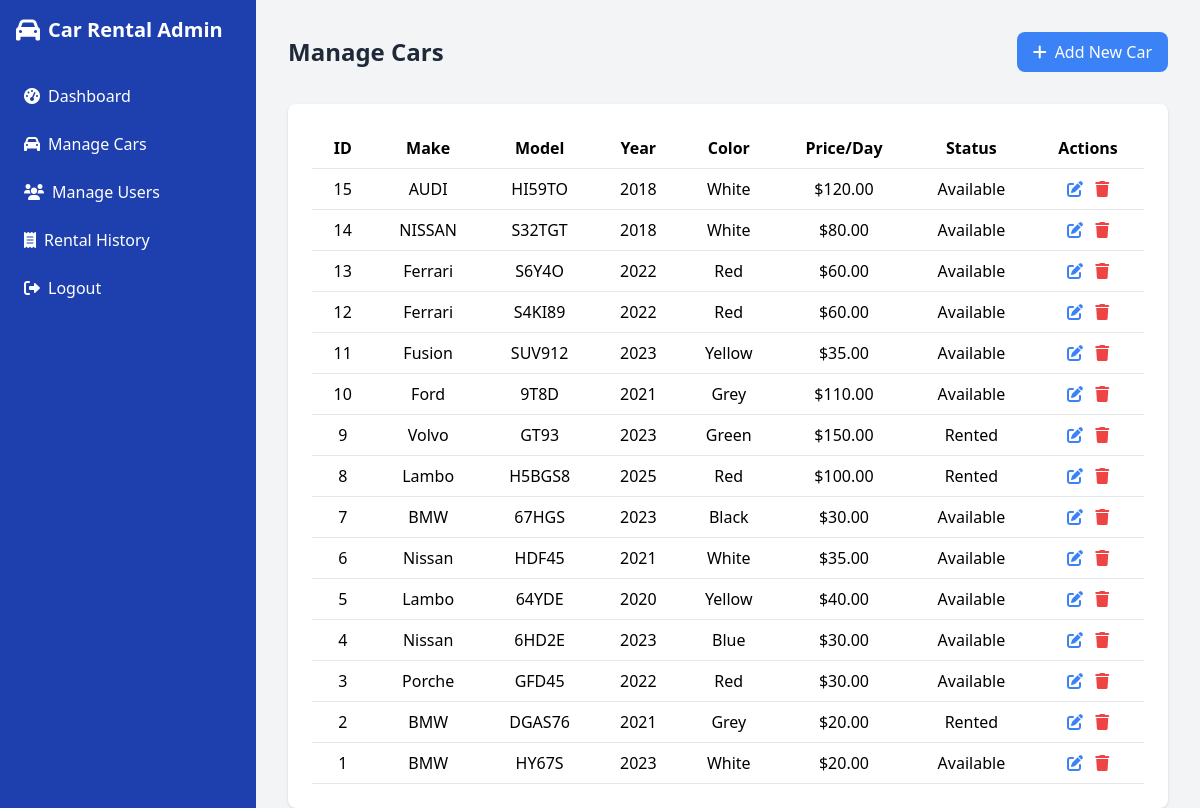
The page /admin/cars.php (signed in) on the database its author committed.
### tables this page shows
CREATE TABLE cars (
  id int(11) NOT NULL,
  make varchar(50) NOT NULL,
  model varchar(50) NOT NULL,
  year int(11) NOT NULL,
  color varchar(30) NOT NULL,
  price_per_day decimal(10,2) NOT NULL,
  available tinyint(1) DEFAULT 1,
  image_path varchar(255) DEFAULT NULL,
  created_at timestamp NOT NULL DEFAULT current_timestamp()
);

### admin/cars.php (the view, shortened to what this page needs)
<!DOCTYPE html>
<html lang="en">
<head>
    <script src="https://cdn.tailwindcss.com"></script>
    <link rel="stylesheet" href="https://cdnjs.cloudflare.com/ajax/libs/font-awesome/6.0.0-beta3/css/all.min.css">
</head>
<body class="bg-gray-100">
    <div class="flex h-screen">
        <?php include 'dashboard.php'; ?>
        <div class="flex-1 p-8">
            <div class="flex justify-between items-center mb-8">
                <h2 class="text-2xl font-bold text-gray-800">Manage Cars</h2>
                <a href="add_car.php" class="bg-blue-500 text-white px-4 py-2 rounded-lg hover:bg-blue-600 transition duration-200">
                    <i class="fas fa-plus mr-2"></i>Add New Car
                </a>
            </div>
            <div class="bg-white p-6 rounded-lg shadow">
                <div class="overflow-x-auto">
                    <table class="min-w-full bg-white">
                        <thead>
                            <tr>
                                <th class="py-2 px-4 border-b" style="text-align: center">ID</th>
                                <th class="py-2 px-4 border-b">Make</th>
                                <th class="py-2 px-4 border-b">Model</th>
                                <th class="py-2 px-4 border-b">Year</th>
                                <th class="py-2 px-4 border-b">Color</th>
                                <th class="py-2 px-4 border-b">Price/Day</th>
                                <th class="py-2 px-4 border-b">Status</th>
                                <th class="py-2 px-4 border-b">Actions</th>
                            </tr>
                        </thead>
                        <tbody>
                            <?php
                            $stmt = $conn->query("SELECT * FROM cars ORDER BY id DESC");
                            while ($car = $stmt->fetch(PDO::FETCH_ASSOC)) {
                                echo "<tr>";
                                echo "<td class='py-2 px-4 border-b' style='text-align: center'>{$car['id']}</td>";
                                echo "<td class='py-2 px-4 border-b' style='text-align: center'>{$car['make']}</td>";
                                echo "<td class='py-2 px-4 border-b' style='text-align: center'>{$car['model']}</td>";
                                echo "<td class='py-2 px-4 border-b' style='text-align: center'>{$car['year']}</td>";
                                echo "<td class='py-2 px-4 border-b' style='text-align: center'>{$car['color']}</td>";
                                echo "<td class='py-2 px-4 border-b' style='text-align: center'>\${$car['price_per_day']}</td>";
                                echo "<td class='py-2 px-4 border-b' style='text-align: center'>" . ($car['available'] ? 'Available' : 'Rented') . "</td>";
                                echo "<td class='py-2 px-4 border-b' style='text-align: center'>
                                        <a href='edit_car.php?id={$car['id']}' class='text-blue-500 hover:text-blue-700 mr-2'>
                                            <i class='fas fa-edit'></i>
                                        </a>
                                        <a href='cars.php?delete={$car['id']}' class='text-red-500 hover:text-red-700' onclick=\"return confirm('Are you sure you want to delete this car?');\">
                                            <i class='fas fa-trash'></i>
                                        </a>
                                    </td>";
                                echo "</tr>";
                            }
                            ?>
                        </tbody>
                    </table>
                </div>
            </div>
        </div>
    </div>
</body>
</html>

### admin/dashboard.php (shortened to what this page needs)
<!DOCTYPE html>
<html lang="en">
<head>
    <script src="https://cdn.tailwindcss.com"></script>
    <link rel="stylesheet" href="https://cdnjs.cloudflare.com/ajax/libs/font-awesome/6.0.0-beta3/css/all.min.css">
</head>
<body class="bg-gray-100">
    <div class="flex h-screen">
        <div class="bg-blue-800 text-white w-64 p-4">
            <div class="flex items-center space-x-2 mb-8">
                <i class="fas fa-car text-2xl"></i>
                <a href="../admin/dashboard.php"><h1 class="text-xl font-bold">Car Rental Admin</h1></a>
            </div>
            <nav>
                <ul class="space-y-2">
                    <li>
                        <a href="dashboard.php" class="flex items-center space-x-2 p-2 rounded hover:bg-blue-700">
                            <i class="fas fa-tachometer-alt"></i>
                            <span>Dashboard</span>
                        </a>
                    </li>
                    <li>
                        <a href="cars.php" class="flex items-center space-x-2 p-2 rounded hover:bg-blue-700">
                            <i class="fas fa-car"></i>
                            <span>Manage Cars</span>
                        </a>
                    </li>
                    <li>
                        <a href="users.php" class="flex items-center space-x-2 p-2 rounded hover:bg-blue-700">
                            <i class="fas fa-users"></i>
                            <span>Manage Users</span>
                        </a>
                    </li>
                    <li>
                        <a href="rentals.php" class="flex items-center space-x-2 p-2 rounded hover:bg-blue-700">
                            <i class="fas fa-receipt"></i>
                            <span>Rental History</span>
                        </a>
                    </li>
                    <li>
                        <a href="../includes/logout.php" class="flex items-center space-x-2 p-2 rounded hover:bg-blue-700">
                            <i class="fas fa-sign-out-alt"></i>
                            <span>Logout</span>
                        </a>
                    </li>
                </ul>
            </nav>
        </div>
    </div>
</body>
</html>

### rows shown on the page
cars: id "15", make "AUDI", model "HI59TO", year "2018", color "White", price_per_day "120.00", available "Available"
cars: id "14", make "NISSAN", model "S32TGT", year "2018", color "White", price_per_day "80.00", available "Available"
cars: id "13", make "Ferrari", model "S6Y4O", year "2022", color "Red", price_per_day "60.00", available "Available"
cars: id "12", make "Ferrari", model "S4KI89", year "2022", color "Red", price_per_day "60.00", available "Available"
cars: id "11", make "Fusion", model "SUV912", year "2023", color "Yellow", price_per_day "35.00", available "Available"
cars: id "10", make "Ford", model "9T8D", year "2021", color "Grey", price_per_day "110.00", available "Available"
cars: id "9", make "Volvo", model "GT93", year "2023", color "Green", price_per_day "150.00", available "Rented"
cars: id "8", make "Lambo", model "H5BGS8", year "2025", color "Red", price_per_day "100.00", available "Rented"
cars: id "7", make "BMW", model "67HGS", year "2023", color "Black", price_per_day "30.00", available "Available"
cars: id "6", make "Nissan", model "HDF45", year "2021", color "White", price_per_day "35.00", available "Available"
cars: id "5", make "Lambo", model "64YDE", year "2020", color "Yellow", price_per_day "40.00", available "Available"
cars: id "4", make "Nissan", model "6HD2E", year "2023", color "Blue", price_per_day "30.00", available "Available"
cars: id "3", make "Porche", model "GFD45", year "2022", color "Red", price_per_day "30.00", available "Available"
cars: id "2", make "BMW", model "DGAS76", year "2021", color "Grey", price_per_day "20.00", available "Rented"
cars: id "1", make "BMW", model "HY67S", year "2023", color "White", price_per_day "20.00", available "Available"
